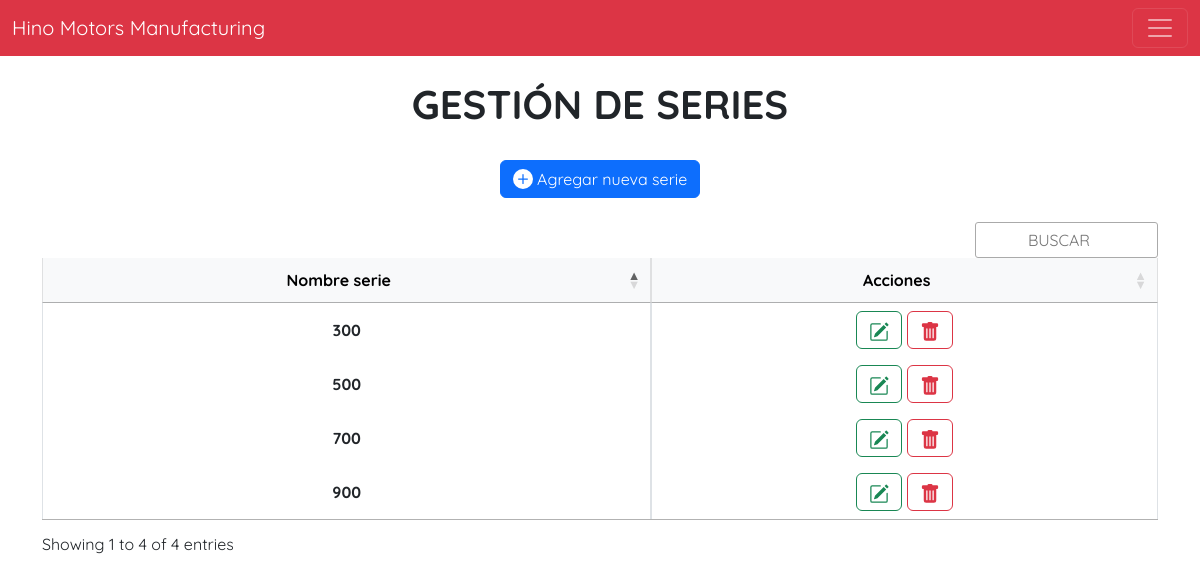
Page /view/serie/index.php on the committed database.
### tables this page shows
CREATE TABLE IF NOT EXISTS `serie` (
  `idSerie` int(10) NOT NULL AUTO_INCREMENT,
  `nombreSerie` int(10) NOT NULL,
  `creatAt` timestamp NOT NULL DEFAULT CURRENT_TIMESTAMP,
  `updateAt` timestamp NOT NULL DEFAULT CURRENT_TIMESTAMP,
  PRIMARY KEY (`idSerie`)
);

### config/conexion.php (called while the page is built)
<?php
class db{
    private $host = "localhost";
    private $dbname = "hino";
    private $username = "root";
    private $password = "";
    public function conexion() {
        try {
            $PDO = new PDO("mysql:host=" . $this->host . ";dbname=" . $this->dbname, $this->username, $this->password);
            return $PDO;
        } catch(PDOException $e) {
            echo "Error al conectarse a la base de datos" . $e->getMessage();
        }
    }
}
?>

### controller/serieCtrl.php (called while the page is built, shortened)
<?php
class serieController
{
   private $model;
   public function __construct()
   {
      require_once(__DIR__ ."/../model/serieMdl.php");
      $this->model = new serieModel();
   }
   public function index()
   {
      return ($this->model->index()) ? $this->model->index() : false;
   }
}

### model/serieMdl.php (called while the page is built, shortened)
<?php
class serieModel
{
    private $PDO;
    public function __construct()
    {
        require_once(__DIR__ ."/../config/conexion.php");
        $con = new db();
        $this->PDO = $con->conexion();
    }
    public function index()
    {
        $stament = $this->PDO->prepare("SELECT *
        FROM serie");
        return ($stament->execute()) ? $stament->fetchAll() : false;
    }
}

### view/serie/index.php (the view, shortened to what this page needs)
<?php
require_once("../head/head.php");
require_once("../../controller/serieCtrl.php");
$obj =  new serieController();
$rows = $obj->index();
?>
<br>
<h1 class="text-center"><strong>GESTIÓN DE SERIES</strong></h1>
<br>
<div class="container">
  <div class="d-flex justify-content-center">
    <a href="./creat.php">
      <button type="button" class="btn btn-primary d-flex align-items-center" type="button"><svg xmlns="http://www.w3.org/2000/svg" width="20" height="20" fill="currentColor" class="bi bi-plus-circle-fill" viewBox="0 0 16 16">
          <path d="M16 8A8 8 0 1 1 0 8a8 8 0 0 1 16 0zM8.5 4.5a.5.5 0 0 0-1 0v3h-3a.5.5 0 0 0 0 1h3v3a.5.5 0 0 0 1 0v-3h3a.5.5 0 0 0 0-1h-3v-3z" />
        </svg>&nbsp;Agregar nueva serie</button>
    </a>
  </div>
  <br>
  <div class="table-responsive">
    <table class="table table-bordered table-hover" id="serieTable">
      <thead class="table-light">
        <tr>
          <th class="text-center align-middle" scope="col">Nombre serie</th>
          <th class="text-center align-middle" scope="col">Acciones</th>
        </tr>
      </thead>
      <tbody>
        <?php if ($rows) : ?>
          <?php foreach ($rows as $row) : ?>
            <tr>
              <th class="text-center align-middle"><?= $row['nombreSerie'] ?></th>
              <th class="text-center">
                <a href="edit.php?id=<?= $row['idSerie'] ?>" class="btn btn-outline-success"></a>
                <button type="button" class="btn btn-outline-danger" data-bs-toggle="modal" data-bs-target="#exampleModal" onclick="setDeleteId('<?= $row['idSerie'] ?>')">
                  <div class="contenedor-icon">
                  </div>
                </button>
              </th>
            </tr>
          <?php endforeach; ?>
        <?php else : ?>
          <tr>
            <td colspan="2" class="text-center">No hay registros</td>
          </tr>
        <?php endif; ?>
      </tbody>
    </table>
  </div>
</div>
<?php
require_once("../head/footer.php");
?>

### CSS/estilos.css (style rules this page uses)
body { font-family: 'Quicksand', sans-serif; }

### rows in the picture
serie: nombreSerie "300"
serie: nombreSerie "500"
serie: nombreSerie "700"
serie: nombreSerie "900"
